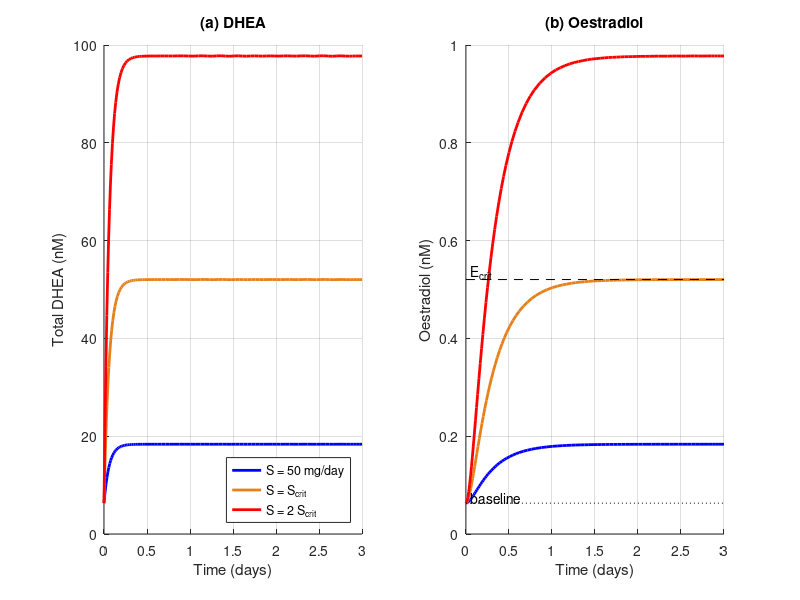

The MATLAB source for this figure: (Note: this script raises an error after producing the figure.)
% =========================================================================
% BassonKaufmanDHEAEndometrialCancer.m
% Non-Linear Growth Dynamics of Endometrial Adenocarcinoma Under Exogenous
% Influx of DHEA - Biomathematics 374, Stellenbosch University (2026)
% Authors: Helen Basson & Kaylee Kaufman
%
% What it does: solves the 3-ODE model below with ode45, computes the
% critical oestradiol level (E_crit) and critical DHEA dose (S_crit), and
% produces all result figures (saved as Fig1.png ... Fig7.png).
%
% How to run: open in MATLAB (R2019b or later, no toolboxes needed),
% set the current folder to this file's folder, and press Run.
% =========================================================================
%
% Model:
% dD_S/dt = q*S - deltaD*D_S
% dE/dt   = Phi*(Db + D_S) - deltaE*E
% dN/dt   = r*H(E)*N*(1 - N/L) - dT*N,   H(E) = E^n/(Km^n + E^n)

clear; clc; close all;

% ---- 1. PARAMETERS (Table 1 of the report) ----
Db     = 6.31;    % baseline tissue DHEA (nM) - postmenopausal serum DHEA 1.82 ng/mL, Stanczyk et al. 2009
q      = 4.01;    % dose-to-tissue DHEA coefficient (nM/mg) - Stanczyk et al. 2009
deltaD = 16.64;   % DHEA clearance (1/day) = ln2/(60 min half-life), Longcope 1998
deltaE = 3.54;    % oestradiol loss (1/day) = ln2/(4.7 h half-life), Hata et al. 1987
Phi    = 0.0354;  % DHEA->oestradiol conversion (1/day) = 0.01*deltaE, assumed 1% net conversion
r      = 0.704;   % max proliferation (1/day) = ln2/1.25 day doubling + dT, Holinka 1986; Nishida 1985
dT     = 0.15;    % tumour cell death rate (1/day) - assumed
Km     = 1.0;     % half-saturation oestradiol, K (nM) - Holinka et al. 1986
n      = 2;       % Hill coefficient (dimensionless) - idealised ERa dimerisation, Notides et al. 1981
L      = 1e7;     % carrying capacity (cells) - chosen scaling constant
N0     = 5e5;     % initial tumour size (cells) - 5% of L

%% 2. MODEL AND THRESHOLDS
H     = @(E) E.^n ./ (Km^n + E.^n);
Estar = @(S) (Phi/deltaE) * (Db + q*S/deltaD);      % steady-state oestradiol for dose S
model = @(t,y,S) [ q*S - deltaD*y(1); ...           % y = [D_S; E; N]
                   Phi*(Db + y(1)) - deltaE*y(2); ...
                   r*H(y(2))*y(3)*(1 - y(3)/L) - dT*y(3) ];
y0    = [0; Phi*Db/deltaE; N0];                     % no supplement yet

Ecrit = Km * (dT/(r - dT))^(1/n);
Scrit = (deltaD/q) * (deltaE*Ecrit/Phi - Db);
Ebase = Phi*Db/deltaE;
fprintf('E_crit = %.4f nM,  S_crit = %.2f mg/day,  baseline E = %.4f nM\n', Ecrit, Scrit, Ebase);

%FIGURE 1 - HORMONE DYNAMICS (Section 4.1)
doses = [50, Scrit, 2*Scrit];
names = {'S = 50 mg/day', 'S = S_{crit}', 'S = 2 S_{crit}'};
col   = {'b', [0.9 0.5 0.1], 'r'};

figure(1)
for k = 1:3
    [t, y] = ode45(@(t,y) model(t,y,doses(k)), [0 3], y0);
    subplot(1,2,1); hold on; plot(t, Db + y(:,1), 'Color', col{k}, 'LineWidth', 2);
    subplot(1,2,2); hold on; plot(t, y(:,2),      'Color', col{k}, 'LineWidth', 2);
end
subplot(1,2,1); xlabel('Time (days)'); ylabel('Total DHEA (nM)'); title('(a) DHEA');
legend(names, 'Location', 'southeast'); grid on;
subplot(1,2,2); plot([0 3], [Ecrit Ecrit], 'k--'); plot([0 3], [Ebase Ebase], 'k:');
xlabel('Time (days)'); ylabel('Oestradiol (nM)'); title('(b) Oestradiol'); grid on;
text(0.05, Ecrit, 'E_{crit}', 'VerticalAlignment', 'bottom');
text(0.05, Ebase, 'baseline', 'VerticalAlignment', 'bottom');
sgtitle('Hormone levels after a DHEA dose is started');

%FIGURE 2 - TUMOUR DYNAMICS (Section 4.2)
mult  = [0.8 1.0 1.2 1.4];          % doses as multiples of S_crit
style = {'b-', 'c--', 'k:', 'r-'};

figure(2); hold on
for k = 1:4
    S = mult(k)*Scrit;
    [t, y] = ode45(@(t,y) model(t,y,S), [0 160], y0);
    h(k) = plot(t, y(:,3), style{k}, 'LineWidth', 2);
    lab{k} = sprintf('S = %.1f mg/day', S);
    fprintf('S = %.1f mg/day: N(160 days) = %.2e cells,  predicted N* = %.2e\n', ...
            S, y(end,3), L*max(0, 1 - dT/(r*H(Estar(S)))));
end
plot([0 160], [L L], 'k--'); text(2, 0.96*L, 'Carrying capacity (L)');
xlabel('Time (days)'); ylabel('Tumour cells, N(t)');
title('Tumour growth at doses around S_{crit}');
legend(h, lab, 'Location', 'northeast'); grid on; axis([0 160 0 1.1*L]);

% FIGURE 3 GRAPHICAL CHECK OF E_crit AND S_crit (Section 4.2)
E = linspace(0, 1.5, 1000);   S = linspace(0, 400, 1000);

figure(3)
subplot(1,2,1); hold on
plot(E, r*H(E), 'b-', 'LineWidth', 2.5);
plot([0 1.5], [dT dT], 'r--', 'LineWidth', 2);
plot([Ecrit Ecrit], [0 dT], 'k:', 'HandleVisibility', 'off'); plot(Ecrit, dT, 'ko', 'MarkerFaceColor', 'y', 'MarkerSize', 8);
xlabel('Oestradiol, E (nM)'); ylabel('Rate (1/day)'); title('(a) Against oestradiol');
legend('Proliferation r H(E)', sprintf('Death d_T = %.2f', dT), sprintf('E_{crit} = %.3f nM', Ecrit), 'Location', 'northwest');
axis([0 1.5 0 0.8]); grid on;

subplot(1,2,2); hold on
plot(S, r*H(Estar(S)), 'b-', 'LineWidth', 2.5);
plot([0 400], [dT dT], 'r--', 'LineWidth', 2);
plot([Scrit Scrit], [0 dT], 'k:', 'HandleVisibility', 'off'); plot(Scrit, dT, 'ko', 'MarkerFaceColor', 'y', 'MarkerSize', 8);
xlabel('DHEA dose, S (mg/day)'); ylabel('Rate (1/day)'); title('(b) Against DHEA dose');
legend('Proliferation r H(E*(S))', sprintf('Death d_T = %.2f', dT), sprintf('S_{crit} = %.1f mg/day', Scrit), 'Location', 'northwest');
axis([0 400 0 0.8]); grid on;
sgtitle('Where proliferation balances cell death');

%% 6. FIGURE 4 - BIFURCATION DIAGRAM (Section 4.3)
Nraw  = 1 - dT ./ (r*H(Estar(S)));   % N*/L, negative below S_crit
below = S <= Scrit;

figure(4); hold on
patch([25 100 100 25], [-0.2 -0.2 1 1], [0.9 0.9 0.9], 'EdgeColor', 'none');   % typical supplement doses
h1 = plot(S(below),  zeros(1,sum(below)),  'b-',  'LineWidth', 2.5);
h2 = plot(S(~below), zeros(1,sum(~below)), 'r--', 'LineWidth', 2.5);
plot(S(~below), Nraw(~below), 'b-',  'LineWidth', 2.5);
plot(S(below),  Nraw(below),  'r--', 'LineWidth', 2.5);
plot([Scrit Scrit], [-0.2 1], 'k:'); text(Scrit + 5, -0.17, sprintf('S_{crit} = %.0f', Scrit));
xlabel('DHEA dose, S (mg/day)'); ylabel('Equilibrium tumour size, N^*/L');
title('Bifurcation diagram');
legend([h1 h2], 'Stable', 'Unstable', 'Location', 'northwest');
axis([0 400 -0.2 1]); grid on; box on;

%% 7. FIGURES 5 AND 6 - SENSITIVITY OF S_crit (Section 4.4)
calcScrit = @(Phi_, K_, d_) (deltaD/q) * ((deltaE ./ Phi_) .* K_ .* (d_ ./ (r - d_)).^(1/n) - Db);

% One parameter at a time, 50% to 150% of baseline
scale = linspace(0.5, 1.5, 300);
figure(5); hold on
plot(scale, calcScrit(scale*Phi, Km, dT), 'LineWidth', 2.5);
plot(scale, calcScrit(Phi, scale*Km, dT), 'LineWidth', 2.5);
plot(scale, calcScrit(Phi, Km, scale*dT), 'LineWidth', 2.5);
plot(1, Scrit, 'ko', 'MarkerFaceColor', 'k', 'MarkerSize', 8);
xlabel('Parameter relative to baseline'); ylabel('S_{crit} (mg/day)');
title('Sensitivity of S_{crit} to \Phi, K and d');
legend('\Phi', 'K', 'd', 'Baseline', 'Location', 'best'); axis([0.5 1.5 50 450]); grid on; box on;

% K and Phi together
[Kg, Pg] = meshgrid(linspace(0.5*Km, 1.5*Km, 200), linspace(0.5*Phi, 1.5*Phi, 200));
Sg = calcScrit(Pg, Kg, dT);
figure(6)
contourf(Kg, Pg, Sg, 20); colorbar; hold on
[C, hc] = contour(Kg, Pg, Sg, [50 100 150 190 250 300 400], 'k', 'LineWidth', 1);
clabel(C, hc);
plot(Km, Phi, 'ko', 'MarkerFaceColor', 'w', 'MarkerSize', 9); text(Km + 0.03, Phi, 'Baseline');
xlabel('K (nM)'); ylabel('\Phi (day^{-1})');
title('S_{crit} when K and \Phi change together'); box on;

%% 8. SECTION 3 CHECKS WITH ODE SOLVERS
opts  = odeset('RelTol', 1e-10, 'AbsTol', 1e-12);
atSS  = @(S, N) [q*S/deltaD; Estar(S); N];          % hormones already at steady state

% 3.1 Equilibria: run the full model for a long time and compare with the formulas
fprintf('\n3.1 Equilibria (ODE vs formula)\n');
for S = [50, 0.8*Scrit, 1.2*Scrit, 2*Scrit]
    [~, y] = ode45(@(t,y) model(t,y,S), [0 1000], y0, opts);
    Nform = L*max(0, 1 - dT/(r*H(Estar(S))));
    fprintf('S = %6.1f:  D_S %.3f vs %.3f   E %.4f vs %.4f   N %.3e vs %.3e\n', ...
            S, y(end,1), q*S/deltaD, y(end,2), Estar(S), y(end,3), Nform);
end

% 3.2 Stability: eigenvalues of a numerical Jacobian vs -deltaD, -deltaE and lambda_3
fprintf('\n3.2 Eigenvalues (numerical vs formula)\n');
for S = [0.8*Scrit, 1.2*Scrit]
    Nstar = L*max(0, 1 - dT/(r*H(Estar(S))));
    for Neq = unique([0, Nstar])
        yeq = atSS(S, Neq);
        J = zeros(3);
        for j = 1:3
            dy = zeros(3,1); dy(j) = 1e-6*max(1, abs(yeq(j)));
            J(:,j) = (model(0, yeq+dy, S) - model(0, yeq-dy, S)) / (2*dy(j));
        end
        lam3 = r*H(Estar(S))*(1 - 2*Neq/L) - dT;
        fprintf('S = %6.1f, N* = %.2e:  numerical [%s]   formula [%.4f %.4f %.4f]\n', ...
                S, Neq, sprintf('%.4f ', sort(eig(J))), sort([-deltaD -deltaE lam3]));
    end
end

% 3.3 and 3.4: find S_crit where a small tumour neither grows nor shrinks
Scrit_ode = fzero(@(S) growthRate(model, S, atSS(S, 1e3), 50, opts), [0.5 1.5]*Scrit);
[~, y]    = ode45(@(t,y) model(t,y,Scrit_ode), [0 10], y0, opts);
fprintf('\n3.3 E_crit: ODE %.4f vs formula %.4f nM\n', y(end,2), Ecrit);
fprintf('3.4 S_crit: ODE %.2f vs formula %.2f mg/day\n', Scrit_ode, Scrit);

%% 9. SAVE ALL FIGURES (optional)
for k = 1:6, saveas(figure(k), sprintf('Fig%d.png', k)); end

%% LOCAL FUNCTION
function g = growthRate(model, S, yStart, T, opts)
    % average growth rate of a small tumour over T days
    [~, y] = ode45(@(t,y) model(t,y,S), [0 T], yStart, opts);
    g = log(y(end,3)/yStart(3)) / T;
end
